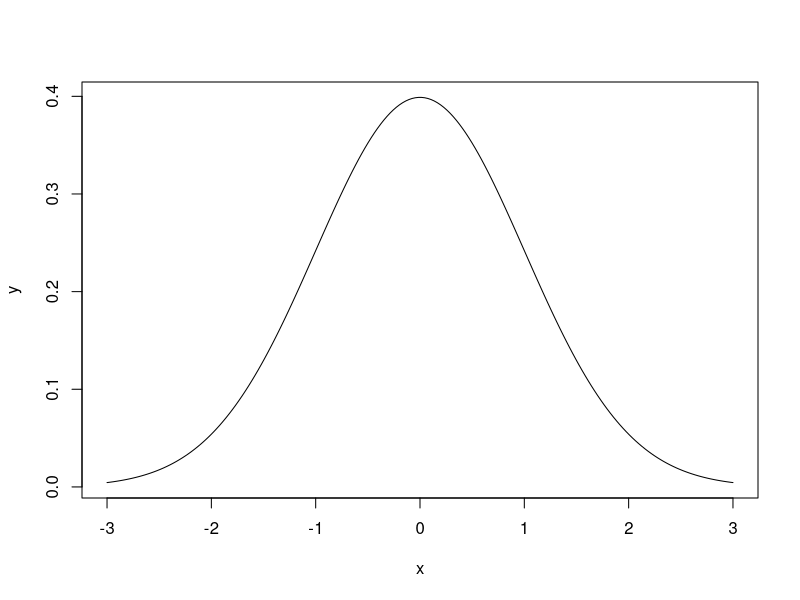
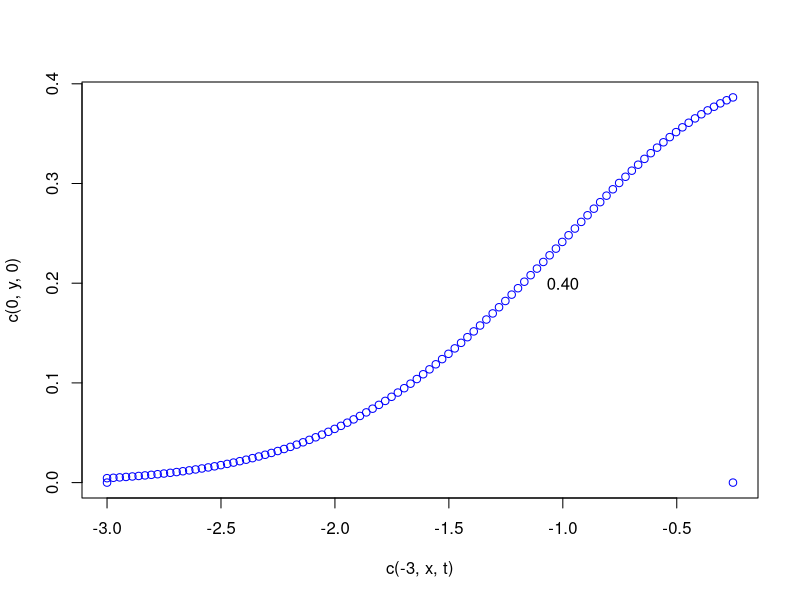

Write R code to recreate these figures, in order.
x=seq(-3,3,length=200)
y=dnorm(x)

plot(x,y,type='l')
t=qnorm(0.40)

x=seq(-3,t,length=100)
y=dnorm(x)

plot(c(-3,x,t),c(0,y,0),col='blue')
text(-1,0.2,"0.40")